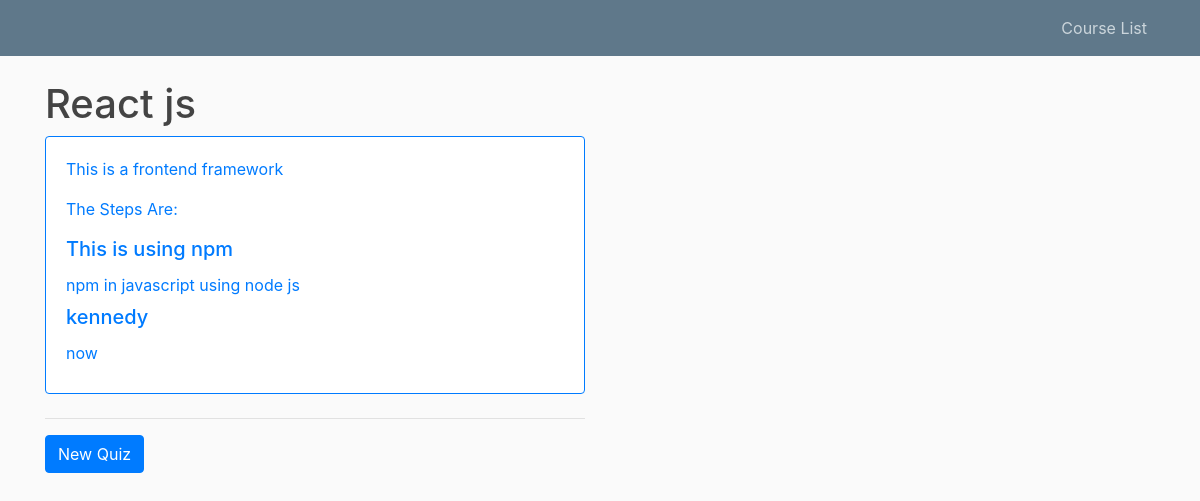
Screenshot of /course/2/ with the database file from the repository.
### courses/models.py (models this page shows, shortened)
class Course(models.Model):
    created_at = models.DateTimeField(auto_now_add=True)
    title = models.CharField(max_length=255)
    description = models.TextField()

class Step(models.Model):
    title = models.CharField(max_length=255)
    description = models.TextField()
    order = models.IntegerField(default=0)
    course = models.ForeignKey(Course, on_delete=models.CASCADE)
    class Meta:
        abstract = True
        ordering = ['order', ]

class Text(Step):
    content = models.TextField(blank=True, default='')
    def get_absolute_url(self):
        return reverse('text-detail', kwargs={
            'course_pk': self.course_id,
            'step_pk': self.id
        })

class Quiz(Step):
    total_questions = models.IntegerField(default=4)
    class Meta:
        verbose_name_plural = "Quizzes"
    def get_absolute_url(self):
        return reverse('quiz-detail', kwargs={
            'course_pk': self.course_id,
            'step_pk': self.id
        })

### courses/views.py (the view)
# urls.py: path("course/<int:pk>/", views.course_detail, name="course-detail"),
def course_detail(request, pk):
    course = get_object_or_404(Course, pk=pk)
    steps = sorted(chain(course.text_set.all(), course.quiz_set.all()), key=lambda step: step.order)
    context = {
        'course': course,
        'steps': steps
    }
    return render(request, 'course_detail.html', context)

### courses/templates/course_detail.html
{% extends 'base.html' %}
{% block content %}
    <div class="row">
        <div class="col-sm-6">
            <h1 class="">{{ course.title }}</h1>
        <div class="card border-primary mb-4">
            <div class="card-body text-primary">
                <p class="card-text">  {{ course.description }}</p>
                <p>The Steps Are:</p>
                {% for step in steps %}
                <h5 class="card-title"> <a href="{{ step.get_absolute_url }}">{{ step.title }}</a></h5>
                    <dd>{{ step.description }}</dd>
                {% endfor %}
            </div>
        </div>
        <hr>
         <a href="{% url 'create_quiz' course_pk=course.id %}" class="btn btn-primary">New Quiz</a>
    </div>
    </div>
{% endblock %}

### courses/static/main.css (style rules this page uses)
body { background: #fafafa; color: #333333; margin-top: 5rem; }
h1, h2, h3, h4, h5, h6 { color: #444444; }

### rows the page displays
Course: title "React js", description "This is a frontend framework"
Text: title "This is using npm", description "npm in javascript using node js"
Quiz: title "kennedy", description "now"
